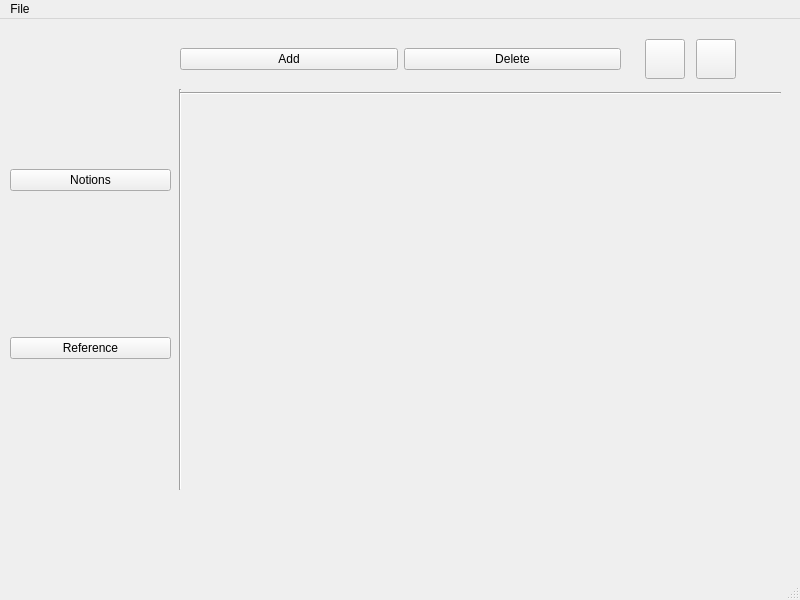
<?xml version="1.0" encoding="UTF-8"?>
<ui version="4.0">
 <class>MainWindow</class>
 <widget class="QMainWindow" name="MainWindow">
  <property name="geometry">
   <rect>
    <x>0</x>
    <y>0</y>
    <width>800</width>
    <height>600</height>
   </rect>
  </property>
  <property name="windowTitle">
   <string>MainWindow</string>
  </property>
  <widget class="QWidget" name="centralwidget">
   <widget class="QWidget" name="verticalLayoutWidget">
    <property name="geometry">
     <rect>
      <x>10</x>
      <y>10</y>
      <width>161</width>
      <height>471</height>
     </rect>
    </property>
    <layout class="QVBoxLayout" name="verticalLayout_menu">
     <item>
      <widget class="QPushButton" name="pushButton_notions">
       <property name="text">
        <string>Notions</string>
       </property>
      </widget>
     </item>
     <item>
      <widget class="QPushButton" name="pushButton_reference">
       <property name="text">
        <string>Reference</string>
       </property>
      </widget>
     </item>
    </layout>
   </widget>
   <widget class="QWidget" name="horizontalLayoutWidget">
    <property name="geometry">
     <rect>
      <x>180</x>
      <y>10</y>
      <width>441</width>
      <height>61</height>
     </rect>
    </property>
    <layout class="QHBoxLayout" name="horizontalLayout_operations">
     <item>
      <widget class="QPushButton" name="pushButton_add">
       <property name="text">
        <string>Add</string>
       </property>
      </widget>
     </item>
     <item>
      <widget class="QPushButton" name="pushButton_delete">
       <property name="text">
        <string>Delete</string>
       </property>
      </widget>
     </item>
    </layout>
   </widget>
   <widget class="QWidget" name="gridLayoutWidget">
    <property name="geometry">
     <rect>
      <x>190</x>
      <y>90</y>
      <width>601</width>
      <height>451</height>
     </rect>
    </property>
    <layout class="QGridLayout" name="gridLayout_desk"/>
   </widget>
   <widget class="Line" name="line">
    <property name="geometry">
     <rect>
      <x>170</x>
      <y>70</y>
      <width>20</width>
      <height>401</height>
     </rect>
    </property>
    <property name="orientation">
     <enum>Qt::Vertical</enum>
    </property>
   </widget>
   <widget class="Line" name="line_2">
    <property name="geometry">
     <rect>
      <x>180</x>
      <y>59</y>
      <width>601</width>
      <height>31</height>
     </rect>
    </property>
    <property name="orientation">
     <enum>Qt::Horizontal</enum>
    </property>
   </widget>
   <widget class="QWidget" name="horizontalLayoutWidget_2">
    <property name="geometry">
     <rect>
      <x>640</x>
      <y>10</y>
      <width>102</width>
      <height>61</height>
     </rect>
    </property>
    <layout class="QHBoxLayout" name="horizontalLayout_langs">
     <item>
      <widget class="QPushButton" name="pushButton_ru">
       <property name="maximumSize">
        <size>
         <width>40</width>
         <height>40</height>
        </size>
       </property>
       <property name="text">
        <string/>
       </property>
      </widget>
     </item>
     <item>
      <widget class="QPushButton" name="pushButton_eng">
       <property name="maximumSize">
        <size>
         <width>40</width>
         <height>40</height>
        </size>
       </property>
       <property name="text">
        <string/>
       </property>
      </widget>
     </item>
    </layout>
   </widget>
  </widget>
  <widget class="QStatusBar" name="statusbar"/>
  <widget class="QMenuBar" name="menuBar">
   <property name="geometry">
    <rect>
     <x>0</x>
     <y>0</y>
     <width>800</width>
     <height>24</height>
    </rect>
   </property>
   <widget class="QMenu" name="menuFile">
    <property name="title">
     <string>File</string>
    </property>
    <addaction name="actionExit"/>
   </widget>
   <addaction name="menuFile"/>
  </widget>
  <action name="actionExit">
   <property name="text">
    <string>Exit</string>
   </property>
  </action>
 </widget>
 <resources/>
 <connections/>
</ui>
